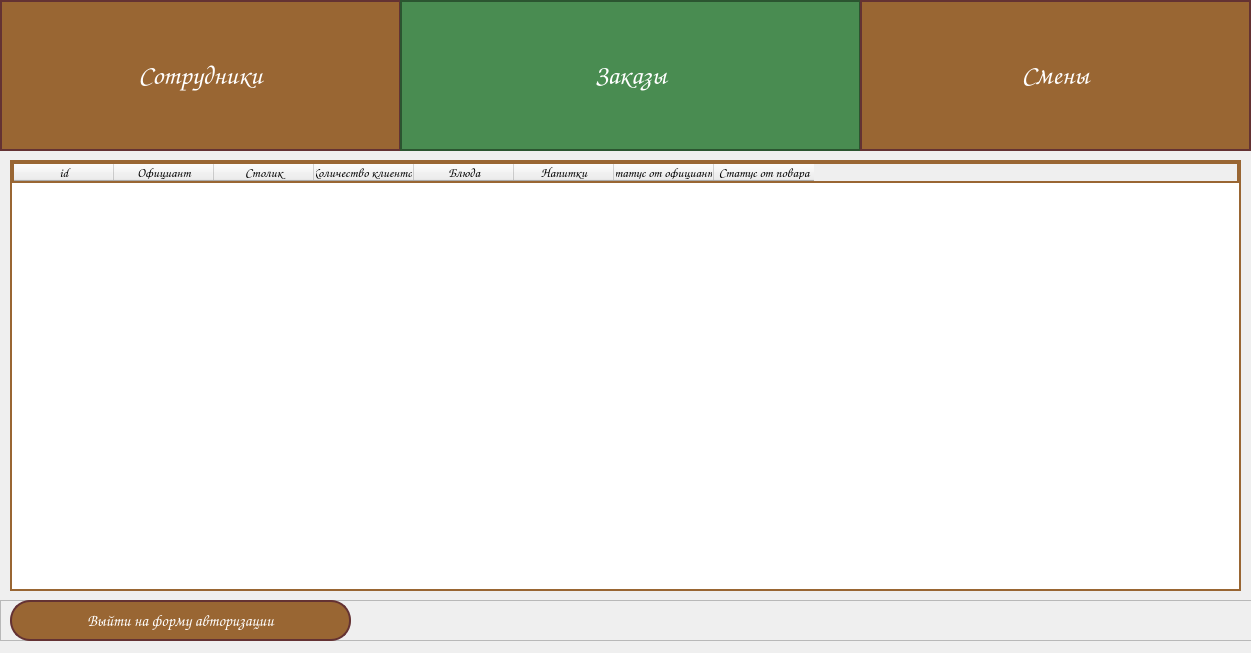
<?xml version="1.0" encoding="UTF-8"?>
<ui version="4.0">
 <class>vo_admin</class>
 <widget class="QMainWindow" name="vo_admin">
  <property name="geometry">
   <rect>
    <x>0</x>
    <y>0</y>
    <width>1251</width>
    <height>653</height>
   </rect>
  </property>
  <property name="windowTitle">
   <string>Панель администратора. Заказы</string>
  </property>
  <property name="windowIcon">
   <iconset resource="../../../static/resource.qrc">
    <normaloff>:/img/img/Logotip.png</normaloff>:/img/img/Logotip.png</iconset>
  </property>
  <widget class="QWidget" name="centralwidget">
   <widget class="QWidget" name="widget" native="true">
    <property name="geometry">
     <rect>
      <x>0</x>
      <y>0</y>
      <width>1261</width>
      <height>151</height>
     </rect>
    </property>
    <widget class="QPushButton" name="btn_emp">
     <property name="geometry">
      <rect>
       <x>0</x>
       <y>0</y>
       <width>401</width>
       <height>151</height>
      </rect>
     </property>
     <property name="font">
      <font>
       <family>Comic Sans MS</family>
       <pointsize>20</pointsize>
       <weight>75</weight>
       <bold>true</bold>
      </font>
     </property>
     <property name="styleSheet">
      <string notr="true">QPushButton {
    background-color: rgba(153, 102, 51);
    border: 2px solid rgba(100, 50, 51);
    color: white;
    font-weight: bold;
    font-size: 20pt;
}
QPushButton:hover {
    background-color: rgba(73, 140, 81);
}
QPushButton:pressed {
    background-color: rgba(73, 140, 81);
}
</string>
     </property>
     <property name="text">
      <string>Сотрудники</string>
     </property>
    </widget>
    <widget class="QPushButton" name="pushButton_2">
     <property name="geometry">
      <rect>
       <x>400</x>
       <y>0</y>
       <width>461</width>
       <height>151</height>
      </rect>
     </property>
     <property name="font">
      <font>
       <family>Comic Sans MS</family>
       <pointsize>20</pointsize>
       <weight>75</weight>
       <bold>true</bold>
      </font>
     </property>
     <property name="styleSheet">
      <string notr="true">QPushButton {
    background-color: rgba(73, 140, 81);
    border: 2px solid rgba(43, 85, 48);
    color: white;
    font-weight: bold;
    font-size: 20pt;
}
</string>
     </property>
     <property name="text">
      <string>Заказы</string>
     </property>
    </widget>
    <widget class="QPushButton" name="btn_smene">
     <property name="geometry">
      <rect>
       <x>860</x>
       <y>0</y>
       <width>391</width>
       <height>151</height>
      </rect>
     </property>
     <property name="font">
      <font>
       <family>Comic Sans MS</family>
       <pointsize>20</pointsize>
       <weight>75</weight>
       <bold>true</bold>
      </font>
     </property>
     <property name="styleSheet">
      <string notr="true">QPushButton {
    background-color: rgba(153, 102, 51);
    border: 2px solid rgba(100, 50, 51);
    color: white;
    font-weight: bold;
    font-size: 20pt;
}
QPushButton:hover {
    background-color: rgba(73, 140, 81);
}
QPushButton:pressed {
    background-color: rgba(73, 140, 81);
}
</string>
     </property>
     <property name="text">
      <string>Смены</string>
     </property>
    </widget>
   </widget>
   <widget class="QWidget" name="widget_2" native="true">
    <property name="geometry">
     <rect>
      <x>0</x>
      <y>160</y>
      <width>1261</width>
      <height>491</height>
     </rect>
    </property>
    <widget class="QTableWidget" name="table_order">
     <property name="geometry">
      <rect>
       <x>10</x>
       <y>0</y>
       <width>1231</width>
       <height>431</height>
      </rect>
     </property>
     <property name="font">
      <font>
       <family>Comic Sans MS</family>
       <pointsize>10</pointsize>
      </font>
     </property>
     <property name="styleSheet">
      <string notr="true">border: 2px solid rgb(153, 102, 51);</string>
     </property>
     <property name="editTriggers">
      <set>QAbstractItemView::NoEditTriggers</set>
     </property>
     <column>
      <property name="text">
       <string>id</string>
      </property>
     </column>
     <column>
      <property name="text">
       <string>Официант</string>
      </property>
     </column>
     <column>
      <property name="text">
       <string>Столик</string>
      </property>
     </column>
     <column>
      <property name="text">
       <string>Количество клиентов</string>
      </property>
     </column>
     <column>
      <property name="text">
       <string>Блюда</string>
      </property>
     </column>
     <column>
      <property name="text">
       <string>Напитки</string>
      </property>
     </column>
     <column>
      <property name="text">
       <string>Статус от официанта</string>
      </property>
     </column>
     <column>
      <property name="text">
       <string>Статус от повара</string>
      </property>
     </column>
    </widget>
    <widget class="QFrame" name="frame">
     <property name="geometry">
      <rect>
       <x>0</x>
       <y>440</y>
       <width>1261</width>
       <height>41</height>
      </rect>
     </property>
     <property name="frameShape">
      <enum>QFrame::StyledPanel</enum>
     </property>
     <property name="frameShadow">
      <enum>QFrame::Raised</enum>
     </property>
     <widget class="QPushButton" name="btn_auth">
      <property name="geometry">
       <rect>
        <x>10</x>
        <y>0</y>
        <width>341</width>
        <height>41</height>
       </rect>
      </property>
      <property name="font">
       <font>
        <family>Comic Sans MS</family>
        <pointsize>12</pointsize>
        <weight>75</weight>
        <bold>true</bold>
       </font>
      </property>
      <property name="styleSheet">
       <string notr="true">QPushButton {
    background-color: rgba(153, 102, 51);
    border: 2px solid rgba(100, 50, 51);
    border-radius: 20px;
    color: white;
    font-weight: bold;
    font-size: 12pt;
}
QPushButton:hover {
    background-color: rgba(73, 140, 81);
}
QPushButton:pressed {
    background-color: rgba(73, 140, 81);
}
</string>
      </property>
      <property name="text">
       <string>Выйти на форму авторизации</string>
      </property>
      <property name="autoDefault">
       <bool>false</bool>
      </property>
     </widget>
    </widget>
   </widget>
  </widget>
 </widget>
 <resources>
  <include location="../../../static/resource.qrc"/>
 </resources>
 <connections/>
</ui>
